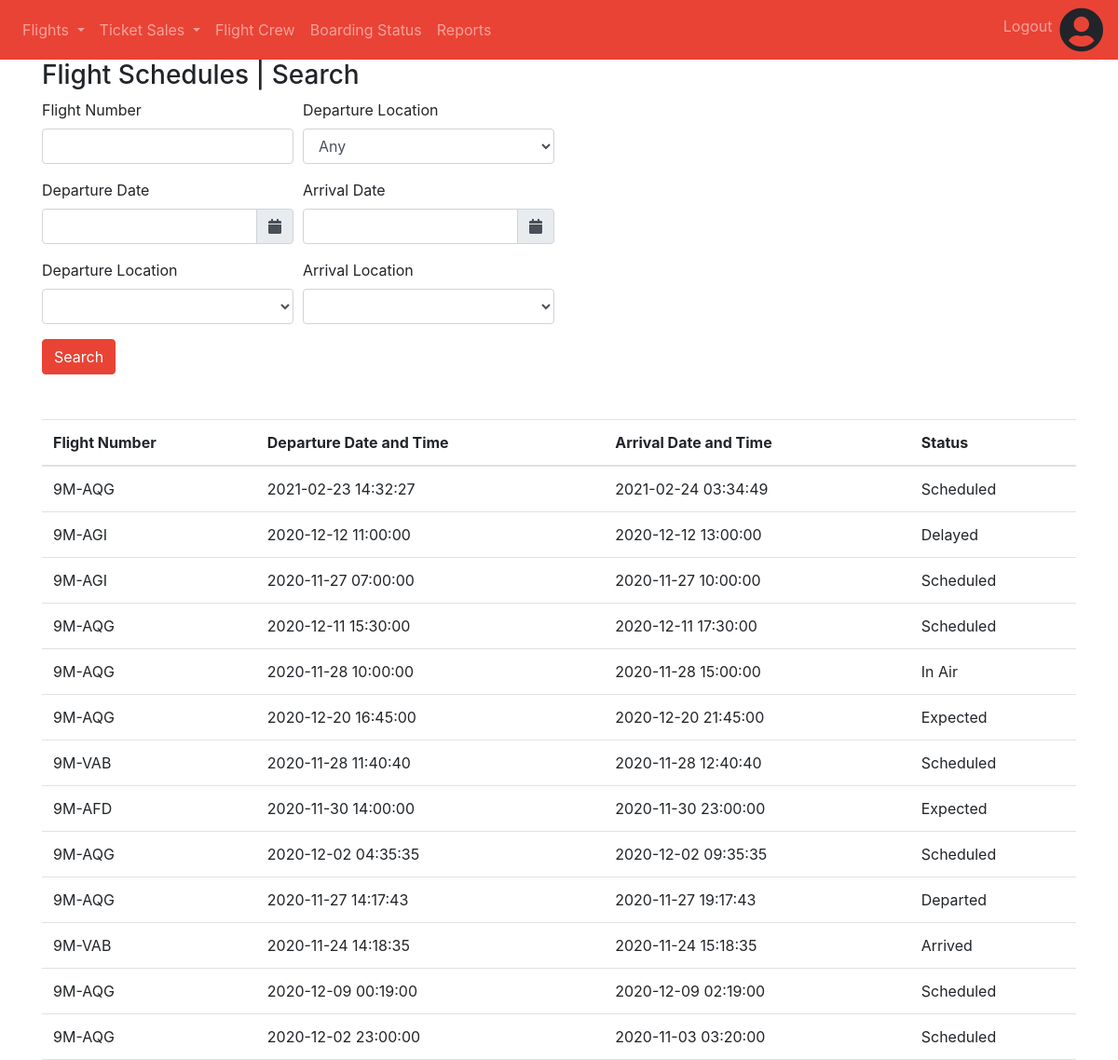
The page /staff/schedule_search-1.php (signed in) on the database its author committed.
### tables this page shows
CREATE TABLE `flight_schedules` (
  `id` int(11) NOT NULL,
  `flight_no` int(11) NOT NULL,
  `depart_dateTime` datetime NOT NULL,
  `arrive_dateTime` datetime NOT NULL,
  `status` enum('Scheduled','Delayed','Departed','In Air','Expected','Diverted','Recovery','Landed','Arrived','Cancelled') NOT NULL
);

CREATE TABLE `flights` (
  `id` int(11) NOT NULL,
  `registration` varchar(10) NOT NULL,
  `departure` varchar(255) NOT NULL,
  `arrival` varchar(255) NOT NULL,
  `est_duration` int(11) NOT NULL,
  `type` enum('Domestic','International') NOT NULL,
  `airplane_no` int(11) NOT NULL,
  `airplane_model` varchar(255) NOT NULL,
  `capacity` int(11) NOT NULL
);

### staff/schedule_search-1.php (the view, shortened to what this page needs)
<!DOCTYPE html>
<html lang="en" style="height: 100%;">
<head>
    <?php require('../head.php') ?>
    <link rel="stylesheet" href="https://cdnjs.cloudflare.com/ajax/libs/tempusdominus-bootstrap-4/5.1.2/css/tempusdominus-bootstrap-4.min.css" />
</head>
<body>
    <?php
    require('navbar.php');
    $connection = new mysqli("localhost", "admin", null, "ibm2104_assignment");
    $query = "SELECT flight_schedules.*, flights.registration, flights.departure, flights.arrival FROM flight_schedules INNER JOIN flights ON flight_schedules.flight_no = flights.id";
    $result = $connection->query($query);
    $airports = [
        "Adelaide Airport (YPAD)",
        "Brunei International Airport (WBSB)",
        "Beijing Capital International Airport (ZBAA)",
        "Bintulu Airport (WBGB)",
        "Lien Khuong Airport (VVDL)",
        "Fukuoka Airport (RJFF)",
        "Goa International Airport (VOGO)",
        "Luang Prabang International Airport (VLLB)",
        "Melbourne Airport (YMML)",
        "Kuala Lumpur International Airport (WMKK)",
        "London Gatwick Airport (EGKK)",
        "Hong Kong International Airport (VHHH)",
        "Honolulu International Airport (PHNL)",
        "Iloilo International Airport (RPVI)",
        "Incheon International Airport (RKSI)"
    ];
    $flightStatuses = [
        "Any",
        "Scheduled",
        "Delayed"
    ]
    ?>
    <div class="container">
        <h3>Flight Schedules | Search</h3>
        <form action="schedule_search-1.php" method="GET">
            <div class="form-row">
                <div class="form-group col-3">
                    <label for="flightNumber">Flight Number</label>
                    <input type="text" class="form-control" value="<?php echo $_GET['flightNumber'] ?? ""; ?>" id="flightNumber" name="flightNumber">
                </div>
                <div class="form-group col-3">
                    <label for="flightStatus">Departure Location</label>
                    <select id="flightStatus" class="form-control" name="flightStatus">
                        <?php
                        foreach ($flightStatuses as $flightStatus) {
                            echo "<option " . ((isset($_GET['flightStatus']) && $_GET['flightStatus'] == $flightStatus) ? "selected" : "") . ">$flightStatus</option>";
                        }
                        ?>
                    </select>
                </div>
            </div>
            <div class="form-row">
                <div class="form-group col-3">
                    <label for="departDate">Departure Date</label>
                    <div class="input-group date" id="departDatePicker" data-target-input="nearest">
                        <input type="text" class="form-control datetimepicker-input" value="<?php echo $_GET['departDate'] ?? ""; ?>" data-target="#departDatePicker" id="departDate" name="departDate" />
                        <div class="input-group-append" data-target="#departDatePicker" data-toggle="datetimepicker">
                            <div class="input-group-text"><i class="fas fa-calendar"></i></div>
                        </div>
                    </div>
                </div>
                <div class="form-group col-3">
                    <label for="arrivalDate">Arrival Date</label>
                    <div class="input-group date" id="arrivalDatePicker" data-target-input="nearest">
                        <input type="text" class="form-control datetimepicker-input" value="<?php echo $_GET['arrivalDate'] ?? ""; ?>" data-target="#arrivalDatePicker" id="arrivalDate" name="arrivalDate" />
                        <div class="input-group-append" data-target="#arrivalDatePicker" data-toggle="datetimepicker">
                            <div class="input-group-text"><i class="fas fa-calendar"></i></div>
                        </div>
                    </div>
                </div>
            </div>
            <div class="form-row">
                <div class="form-group col-3">
                    <label for="departLocation">Departure Location</label>
                    <select id="departLocation" class="form-control" name="departLocation">
                        <option label=" "></option>
                        <?php
                        foreach ($airports as $airport) {
                            echo "<option " . ((isset($_GET['departLocation']) && $_GET['departLocation'] == $airport) ? "selected" : "") . ">$airport</option>";
                        }
                        ?>
                    </select>
                </div>
                <div class="form-group col-3">
                    <label for="arrivalLocation">Arrival Location</label>
                    <select id="arrivalLocation" class="form-control" name="arrivalLocation">
                        <option label=" "></option>
                        <?php
                        foreach ($airports as $airport) {
                            echo "<option " . ((isset($_GET['arrivalLocation']) && $_GET['arrivalLocation'] == $airport) ? "selected" : "") . ">$airport</option>";
                        }
                        ?>
                    </select>
                </div>
            </div>
            <button type="submit" class="btn btn-primary">Search</button>
        </form>
        <?php if ($result->num_rows > 0) { ?>
            <table class="table table-hover mt-5 border-bottom">
                <thead>
                    <tr>
                        <th>Flight Number</th>
                        <th>Departure Date and Time</th>
                        <th>Arrival Date and Time</th>
                        <th>Status</th>
                    </tr>
                </thead>
                <?php
                while ($flightSchedule = $result->fetch_assoc()) {
                    echo '<tr onclick="window.location = \'' . 'flightTeam_search.php?id=' . $flightSchedule['id'] . '\';">';
                    echo "<td>" . $flightSchedule['registration'] . "</td>";
                    echo "<td>" . $flightSchedule['depart_dateTime'] . "</td>";
                    echo "<td>" . $flightSchedule['arrive_dateTime'] . "</td>";
                    echo "<td>" . $flightSchedule['status'] . "</td>";
                    echo "</tr>";
                }
                ?>
            </table>
        <?php
        } else {
            echo "<p class='mt-4'>No flight schedules found</p>";
        }
        ?>
    </div>
</body>
</html>

### staff/schedule_search-1.php (style rules this page uses)
tr { cursor: pointer; }

### rows shown on the page
flight_schedules: flight_no.registration "9M-AQG", depart_dateTime "2021-02-23 14:32:27", arrive_dateTime "2021-02-24 03:34:49", status "Scheduled"
flight_schedules: flight_no.registration "9M-AGI", depart_dateTime "2020-12-12 11:00:00", arrive_dateTime "2020-12-12 13:00:00", status "Delayed"
flight_schedules: flight_no.registration "9M-AGI", depart_dateTime "2020-11-27 07:00:00", arrive_dateTime "2020-11-27 10:00:00", status "Scheduled"
flight_schedules: flight_no.registration "9M-AQG", depart_dateTime "2020-12-11 15:30:00", arrive_dateTime "2020-12-11 17:30:00", status "Scheduled"
flight_schedules: flight_no.registration "9M-AQG", depart_dateTime "2020-11-28 10:00:00", arrive_dateTime "2020-11-28 15:00:00", status "In Air"
flight_schedules: flight_no.registration "9M-AQG", depart_dateTime "2020-12-20 16:45:00", arrive_dateTime "2020-12-20 21:45:00", status "Expected"
flight_schedules: flight_no.registration "9M-VAB", depart_dateTime "2020-11-28 11:40:40", arrive_dateTime "2020-11-28 12:40:40", status "Scheduled"
flight_schedules: flight_no.registration "9M-AFD", depart_dateTime "2020-11-30 14:00:00", arrive_dateTime "2020-11-30 23:00:00", status "Expected"
flight_schedules: flight_no.registration "9M-AQG", depart_dateTime "2020-12-02 04:35:35", arrive_dateTime "2020-12-02 09:35:35", status "Scheduled"
flight_schedules: flight_no.registration "9M-AQG", depart_dateTime "2020-11-27 14:17:43", arrive_dateTime "2020-11-27 19:17:43", status "Departed"
flight_schedules: flight_no.registration "9M-VAB", depart_dateTime "2020-11-24 14:18:35", arrive_dateTime "2020-11-24 15:18:35", status "Arrived"
flight_schedules: flight_no.registration "9M-AQG", depart_dateTime "2020-12-09 00:19:00", arrive_dateTime "2020-12-09 02:19:00", status "Scheduled"
flight_schedules: flight_no.registration "9M-AQG", depart_dateTime "2020-12-02 23:00:00", arrive_dateTime "2020-11-03 03:20:00", status "Scheduled"

### other values the page prints
form field flightStatus "Any"
